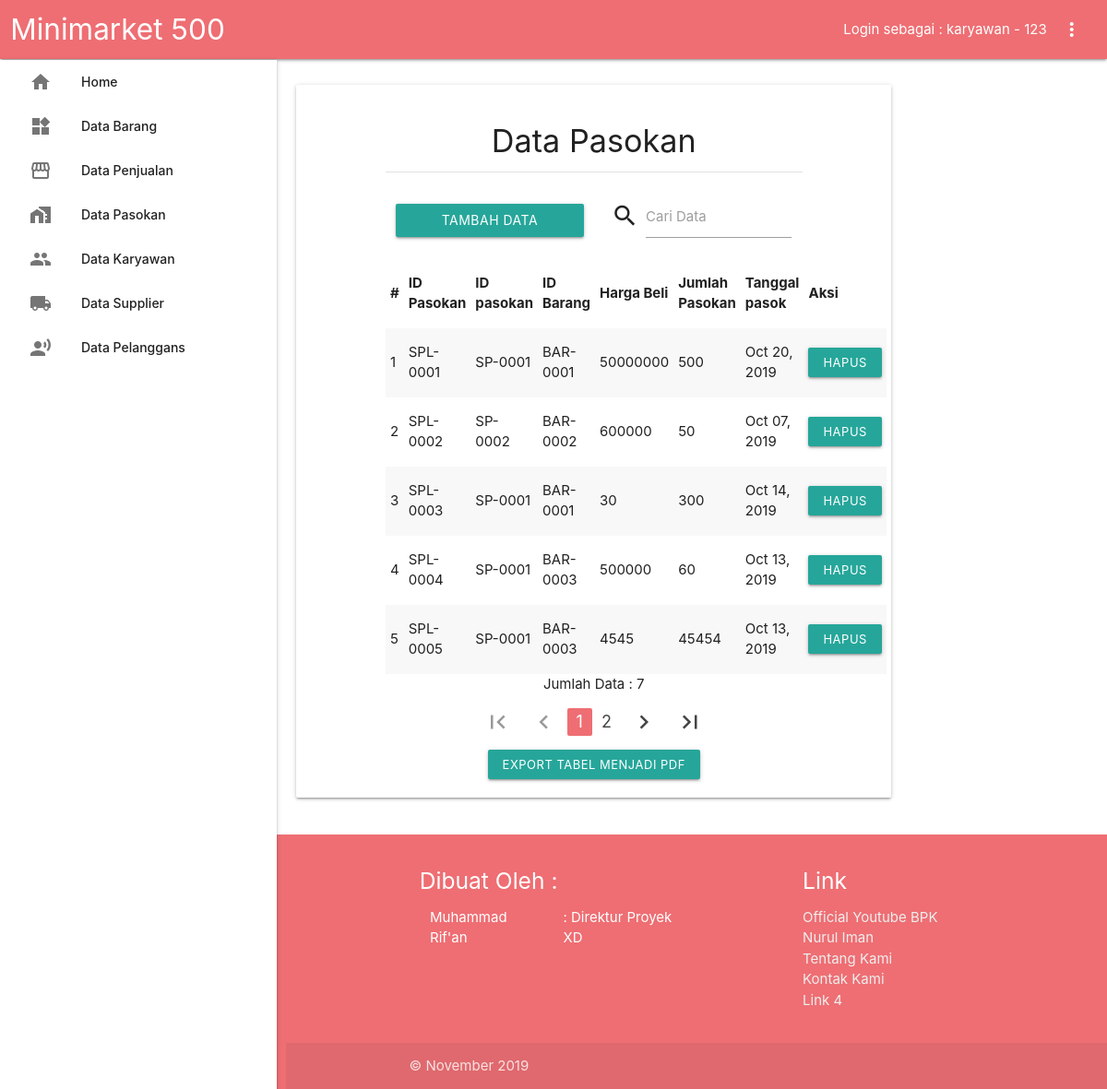
/?page=pasokan (signed in), run on the app's committed database.
### tables this page shows
CREATE TABLE `pasokan` (
  `id_pasok` varchar(11) NOT NULL,
  `id_supplier` varchar(20) NOT NULL,
  `id_barang` varchar(20) NOT NULL,
  `harga_beli` int(11) NOT NULL,
  `jml_pasok` int(11) NOT NULL,
  `tanggal_pasok` varchar(50) NOT NULL
);

### src/pasokan/tampil-pas.php (the view)
<div class="container center" style="padding-top:20px;">
	<h4>Data Pasokan</h4>
	<div class="divider" style="margin-bottom:10px;"></div>
	<div class="valign-wrapper">
		<?= $_SESSION['hakAkses'] >= 2 ?
		'
		<div class="col s12 m6 l6">
			<a href="?page=pasokan&aksi=tambah" class="btn waves-effect waves-light">
				Tambah Data Pasokan
				<i class="material-icons right">add</i>
			</a>
		</div>
		' : ''?>
		<div class="input-field col s12 <?= $_SESSION['hakAkses'] >= 2 ? 'm6 l6' : '' ?>">
			<i class="material-icons prefix">search</i>
			<input id="cari" type="text">
			<label for="cari">Cari Data</label>
		</div>
	</div>
<div class="row">
	<div class="center col s12">
<table class="tabel bordered striped highlight responsive-table" align="center" border="2">
	<thead>
		<tr>
			<th>#</th>
			<th>ID Pasokan</th>
			<th>ID pasokan</th>
			<th>ID Barang</th>
            <th>Harga Beli</th>
			<th>Jumlah Pasokan</th>
			<th>Tanggal pasok</th>
			<?= ($_SESSION['hakAkses'] >= 2 ? "<th>Aksi</th>" : '') ?>
		</tr>
	</thead>
	<tbody>
		<?php
			if(isset($_GET['hal'])){
			  $hal = $_GET['hal'];
			}else{
			  $hal = "1";
			}
			if($hal=="" || $hal=="1"){
			  $hal1 = 0;
			  $no = 1;
			}else{
			  $hal1=($hal*5)-5;
			  $no = $hal1 + 1;
			}
			$sql = "SELECT * FROM pasokan ORDER BY id_pasok ASC LIMIT $hal1,5";
			$sql1 = "SELECT * FROM pasokan ORDER BY id_pasok ASC";
			$res1 = mysqli_query($koneksi,$sql1);
			$jml = mysqli_num_rows($res1);
			$result = mysqli_query($koneksi,$sql);
			if(!$result||$jml==0){
				echo "<tr><td colspan='9'>Tidak ada data ditemukan</td></tr>";
			}else{
				while($rs = mysqli_fetch_row($result)){
					echo "<tr><td>".$no++."</td>";
					echo "<td>".$rs[0]."</td>";
					echo "<td>".$rs[1]."</td>";
                    echo "<td>".$rs[2]."</td>";
					echo "<td>".$rs[3]."</td>";
					echo "<td>".$rs[4]."</td>";
					echo "<td>".$rs[5]."</td>";
					echo ($_SESSION['hakAkses'] >= 2 ?"<td>
					<a class='waves-effect waves-light btn-small'
					onClick=\"javascript: return confirm('Konfirmasi delete');\"
					href='?page=pasokan&aksi=hapus&id=".$rs[0]."'>Hapus
					</a>
					</td>
					</tr>" : '');
				}
			}
			echo "</tbody>";
			echo "</table>";
			echo "Jumlah Data : ".$jml;
			$a = $jml/5;
			$a=ceil($a);
			$prev = $hal - 1;
			$next = $hal + 1;
			echo "<ul class='pagination'>";
			echo "<li class='".($hal==1?"disabled'><a href=''>":"waves-effect'><a href='?page=pasokan'> ")."<i class='material-icons'>first_page</i></a></li>";
			echo "<li class='".($hal==1?"disabled'><a href=''>":"waves-effect'><a href='?page=pasokan&hal=".$prev."'>")."<i class='material-icons'>chevron_left</i></a></li>";
				for($b=1;$b<=$a;$b++){
				  echo "<li class='".(($hal==$b)?'active':'waves-effect')."'><a href='?page=pasokan&hal=".$b."'>".$b."</a></li>";
				}
			echo "<li class='".($hal==$a?"disabled'><a href=''>":"waves-effect'><a href='?page=pasokan&hal=".$next."'>")."<i class='material-icons'>chevron_right</i></a></li>";
			echo "<li class='".($hal==$a?"disabled'><a href=''>":"waves-effect'><a href='?page=pasokan&hal=".$a."'>")."<i class='material-icons'>last_page</i></a></li>";
			echo "</ul>";
		?>
		<div class="row">
			<a href="src/pasokan/fpdf-export-pas.php" class="btn-small waves-effect waves-light">
				Export Tabel Menjadi PDF
			</a>
		</div>
</div>
</div>
</div>

### index.php (shortened to what this page needs)
<?php
    include("src/koneksi.php");
    if (!isset($_SESSION['userName'])) {
        $_SESSION['hakAkses'] = 0;
        $_SESSION['userName'] = null;
    }else{
		switch ($_SESSION['hakAkses'])
		{
			case "2":
				$tipe = "karyawan";
				break;
		}
	}
?>
<!DOCTYPE html>
<html lang="en">
<head>
    <link rel="stylesheet" href="css/icon.css">
    <link type="text/css" rel="stylesheet" href="css/materialize.min.css"  media="screen,projection"/>
</head>
<body>
	<header>
		<div class="navbar-fixed">
			<nav>
				<div class="nav-wrapper">
					<div class="row">
						<div class="col s12">
							<a href="#!" class="brand-logo">Minimarket 500</a>
							<ul class="right hide-on-med-and-down">
								<li>Login sebagai : <?= $_SESSION['userName'] ? "$tipe - ".$_SESSION['userName']."" : "pengunjung" ?></li>
								<li><a class="dropdown-trigger" href="#!" data-target="dropdown1"><i class="material-icons">more_vert</i></a></li>
							</ul>
						</div>
					</div>
				</div>
			</nav>
		</div>
	</header>
	<main>
		<div class='bungkus'>
			<div class="row">
				<div class="col s12 m12 l9">
					<div class="card white">
							<?php
                            $page = $aksi = "";
                            if (isset($_GET['page'])) {
                                if (isset($_GET['aksi'])) {
                                    $aksi = $_GET['aksi'];
                                } else {
                                    $aksi = "";
                                }
                                $page = $_GET['page'];
                            } else {
                                $page = "home";
                            }
                            if ($page == "pasokan") {
                                if ($aksi == "") {
                                    include "src/pasokan/tampil-pas.php";
                                }
                            }
                            ?>
					</div>
				</div>
			</div>
		</div>
		<aside>
			<ul class="sidenav sidenav-fixed" id="mobile-demo" style="top: 65px;">
				<li>
					<a class="waves-effect waves-light waves-block" href="?page=home">
					<i class="material-icons prefix">home</i>
					<span>Home</span></a>
				</li>
		<?php if ($_SESSION['hakAkses']>=2) : ?>
				<li>
					<a class="waves-effect waves-light waves-block" href="?page=barang">
					<i class="material-icons prefix">widgets</i>
					<span>Data Barang</span></a>
				</li>
				<li>
					<a class="waves-effect waves-light waves-block" href="?page=penjualan">
					<i class="material-icons prefix">storefront</i>
					<span>Data Penjualan</span></a>
				</li>
				<li>
					<a class="waves-effect waves-light waves-block" href="?page=pasokan">
					<i class="material-icons prefix">home_work</i>
					<span>Data Pasokan</span></a>
				</li>
				<li>
					<a class="waves-effect waves-light waves-block" href="?page=karyawan">
					<i class="material-icons prefix">people</i>
					<span>Data Karyawan</span></a>
				</li>
				<li>
					<a class="waves-effect waves-light waves-block" href="?page=supplier">
					<i class="material-icons prefix">local_shipping</i>
					<span>Data Supplier</span></a>
				</li>
				<li>
					<a class="waves-effect waves-light waves-block" href="?page=plg">
					<i class="material-icons prefix">record_voice_over</i>
					<span>Data Pelanggans</span></a>
				</li>
		<?php endif ?>
			</ul>
		</aside>
	</main>
	<footer class="page-footer bungkus">
		<div class="container">
			<div class="row">
			 <div class="col l6 s12">
			   <h5 class="white-text">Dibuat Oleh :</h5>
			   <p class="grey-text text-lighten-4">
				   <div class="col s6">Muhammad Rif'an</div>
				   <div class="col s6">: Direktur Proyek XD</div>
			   </p>
			 </div>
			 <div class="col l4 offset-l2 s12">
			   <h5 class="white-text">Link</h5>
			   <ul>
				 <li><a class="grey-text text-lighten-3" href="https://www.youtube.com/channel/UCBn_1MOcSiPHrEz5_GVEymQ">Official Youtube BPK Nurul Iman</a></li>
				 <li><a class="grey-text text-lighten-3" href="?page=about">Tentang Kami</a></li>
				 <li><a class="grey-text text-lighten-3" href="?page=kontak">Kontak Kami</a></li>
				 <li><a class="grey-text text-lighten-3" href="#!">Link 4</a></li>
			   </ul>
			 </div>
		   </div>
	   </div>
	   <div class="footer-copyright">
		   <div class="container">
		   © November 2019
		   </div>
	   </div>
	 </footer>
    <link rel="stylesheet" href="css/sweetalert2.min.css">
    </body>
</html>

### index.php (style rules this page uses)
body { display: flex; min-height: 100vh; flex-direction: column; }
main { flex: 1 0 auto; }
th { cursor: pointer; }
.bungkus { padding-top: 20px; padding-left: 310px; }

### data on the page
pasokan: id_pasok "SPL-0001", id_supplier "SP-0001", id_barang "BAR-0001", harga_beli "50000000", jml_pasok "500", tanggal_pasok "Oct 20, 2019"
pasokan: id_pasok "SPL-0002", id_supplier "SP-0002", id_barang "BAR-0002", harga_beli "600000", jml_pasok "50", tanggal_pasok "Oct 07, 2019"
pasokan: id_pasok "SPL-0003", id_supplier "SP-0001", id_barang "BAR-0001", harga_beli "30", jml_pasok "300", tanggal_pasok "Oct 14, 2019"
pasokan: id_pasok "SPL-0004", id_supplier "SP-0001", id_barang "BAR-0003", harga_beli "500000", jml_pasok "60", tanggal_pasok "Oct 13, 2019"
pasokan: id_pasok "SPL-0005", id_supplier "SP-0001", id_barang "BAR-0003", harga_beli "4545", jml_pasok "45454", tanggal_pasok "Oct 13, 2019"

### other printed values
$tipe "karyawan"
$_SESSION['userName'] "123"
$jml "7"
